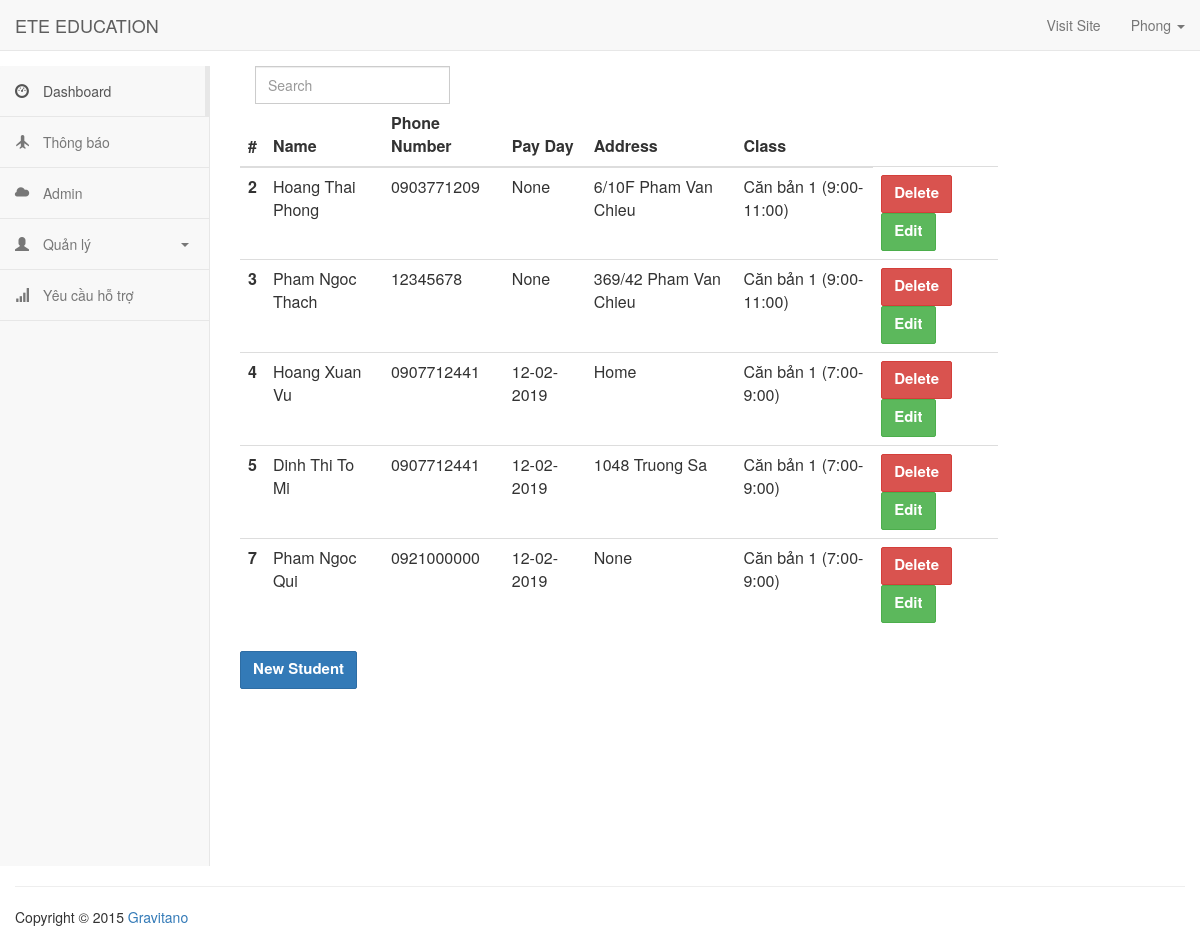
/admin/students (signed in), run on an earlier commit of the app's database.
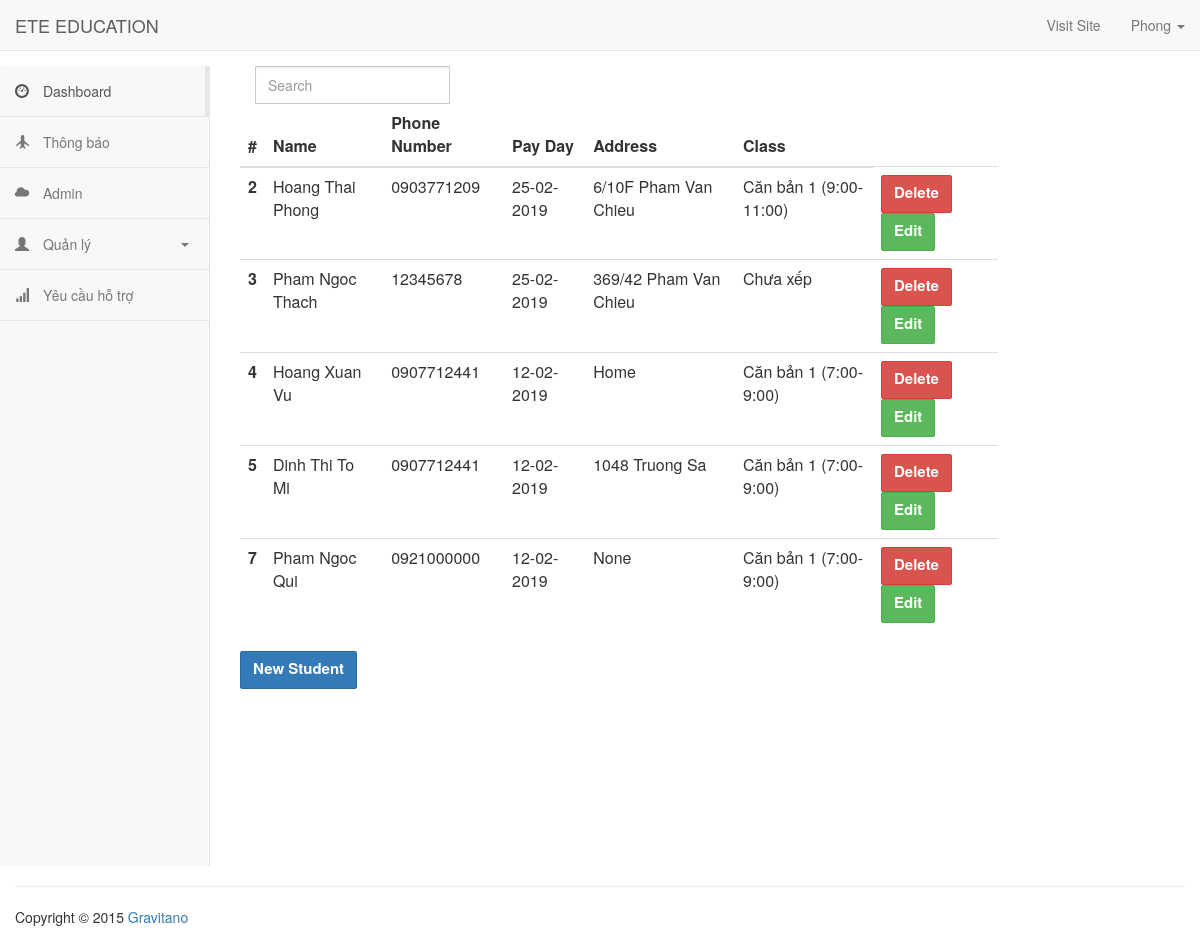
And on a later commit of the database.
### app/models.py (models this page shows, shortened)
class User(UserMixin, db.Model):
    __tablename__ = 'users'
    id = db.Column(db.Integer, primary_key=True)
    email = db.Column(db.String(64), unique=True, index=True)
    username = db.Column(db.String(64), unique=True, index=True)
    role_id = db.Column(db.Integer, db.ForeignKey('roles.id'))
    subject = db.relationship('Subject', backref='teacher', lazy='dynamic')
    password_hash = db.Column(db.String(128))
    posts = db.relationship('Post', backref='author', lazy='dynamic')
    @property
    def password(self):
        raise AttributeError('password is not a readable attribute')

class Student(db.Model):
    __tablename__ = 'students'
    id = db.Column(db.Integer, primary_key=True)
    name = db.Column(db.String(64))
    phone_number = db.Column(db.String(64))
    address = db.Column(db.String(128))
    subject_id = db.Column(db.Integer, db.ForeignKey('subjects.id'))
    attendances = db.relationship('Attendance', backref='student', lazy='dynamic')
    pay_day = db.Column(db.String(64))

class Subject(db.Model):
    __tablename__ = 'subjects'
    id = db.Column(db.Integer, primary_key=True)
    name = db.Column(db.String(64), unique=True)
    belong_to = db.Column(db.Integer, db.ForeignKey('users.id'))
    students = db.relationship('Student', backref='subject', lazy='dynamic')
    attendances = db.relationship('Attendance', backref='subject', lazy='dynamic')

### app/main/views.py (the view)
@main.route('/admin/students')
@login_required
def getStudents():
    students = Student.query.all()
    return render_template('admin/students.html', students=students)

### app/models.py (called while the page is built)
@login_manager.user_loader
def load_user(user_id):
    return User.query.get(int(user_id))

### app/templates/admin/students.html
{% extends 'admin/admin_base.html' %}
{% block content %}
<div class="col-md-10">
<div class="form-group">
    <div class="col-md-4">
    <div class="input-group">
      <input type="search" class="light-table-filter form-control" data-table="order-table" placeholder="Search">
    </div>
  </div>
</div>
<table class="order-table table">
  <thead class="thead-dark">
    <tr>
      <th scope="col">#</th>
      <th scope="col">Name</th>
      <th scope="col">Phone Number</th>
      <th scope="col">Pay Day</th>
      <th scope="col">Address</th>
      <th scope="col">Class</th>
    </tr>
  </thead>
  <tbody>
  {% for student in students %}
    <tr>
      <th scope="row">{{student.id}}</th>
      <td>{{student.name}}</td>
      <td>{{student.phone_number}}</td>
        <td>{{student.pay_day }}</td>
      <td>{{ student.address }}</td>
      <td>{{ student.subject.name }}</td>
      <td>
        <a class="btn btn-danger" href="{{ url_for('main.removeStudent', id=student.id) }}">Delete</a>
        <a class="btn btn-success" href="{{ url_for('main.editStudent', id=student.id) }}">Edit</a>
      </td>
    </tr>
  {% endfor %}
  </tbody>
</table>
  <a href="{{ url_for('main.studentAdd') }}" class="btn btn-primary">New Student</a>
</div>
{% endblock %}

### app/templates/admin/admin_base.html (shortened to what this page needs)
<html>
<head>
    <link rel="stylesheet" href="{{ url_for('static', filename='css/bootstrap.min.css') }}">
    <link rel="stylesheet" href="{{ url_for('static', filename='css/styles.css') }}">
    <link rel="stylesheet prefetch"
          href="http://cdnjs.cloudflare.com/ajax/libs/bootstrap-datepicker/1.3.0/css/datepicker.css">
</head>
<body>
<nav class="navbar navbar-default navbar-static-top">
    <div class="container-fluid">
        <div class="navbar-header">
            <a class="navbar-brand" href="#">
                ETE EDUCATION
            </a>
        </div>
        <div class="collapse navbar-collapse" id="bs-example-navbar-collapse-1">
            <ul class="nav navbar-nav navbar-right">
                <li><a href="http://www.pingpong-labs.com" target="_blank">Visit Site</a></li>
                <li class="dropdown ">
                    <a href="#" class="dropdown-toggle" data-toggle="dropdown" role="button" aria-expanded="false">
                        {% if current_user.is_authenticated %}
                        {{ current_user.username }}
                        {% else %}
                        Account
                        {% endif %}
                        <span class="caret"></span></a>
                </li>
            </ul>
        </div>
    </div>
</nav>
<div class="container-fluid main-container">
    <div class="col-md-2 sidebar">
        <div class="row">
            <div class="side-menu">
                <nav class="navbar navbar-default" role="navigation">
                    <div class="side-menu-container">
                        <ul class="nav navbar-nav">
                            <li class="active"><a href="#"><span class="glyphicon glyphicon-dashboard"></span> Dashboard</a>
                            </li>
                            <li><a href="{{ url_for('main.getPosts') }}"><span class="glyphicon glyphicon-plane"></span>
                                Thông báo </a></li>
                            <li><a href="#"><span class="glyphicon glyphicon-cloud"></span> Admin</a></li>
                            <li class="panel panel-default" id="dropdown">
                                <a data-toggle="collapse" href="#dropdown-lvl1">
                                    <span class="glyphicon glyphicon-user"></span> Quản lý <span class="caret"></span>
                                </a>
                            </li>
                            <li><a href="#"><span class="glyphicon glyphicon-signal"></span> Yêu cầu hỗ trợ</a></li>
                        </ul>
                    </div>
                </nav>
            </div>
        </div>
    </div>
    <div class="col-md-10">
        {% block content %}
        {% endblock %}
    </div>
    <footer class="pull-left footer">
        <p class="col-md-12">
        <hr class="divider">
        Copyright &COPY; 2015 <a href="http://www.pingpong-labs.com">Gravitano</a>
        </p>
    </footer>
</div>
</body>
</html>

### app/static/css/styles.css (style rules this page uses)
.form-control, .btn { min-height: 38px; border-radius: 2px; }
.btn { font-size: 15px; font-weight: bold; }
.sidebar { padding-left: 0; }
.main-container { background: #FFF; padding-top: 15px; margin-top: -20px; }
.footer { width: 100%; }
.side-menu { position: relative; width: 100%; height: 100%; background-color: #f8f8f8; border-right: 1px solid #e7e7e7; }
.side-menu .navbar { border: none; }
.side-menu .navbar-nav .active a { background-color: transparent; margin-right: -1px; border-right: 5px solid #e7e7e7; }
.side-menu .navbar-nav li { display: block; width: 100%; border-bottom: 1px solid #e7e7e7; }
.side-menu .navbar-nav li a { padding: 15px; }
.side-menu .navbar-nav li a .glyphicon { padding-right: 10px; }
.side-menu #dropdown { border: 0; margin-bottom: 0; border-radius: 0; background-color: transparent; box-shadow: none; }
.side-menu #dropdown .caret { float: right; margin: 9px 5px 0; }
.side-menu #dropdown > a { border-bottom: 1px solid #e7e7e7; }

What changed in the data, as far as the page shows it:
changed Student "Hoang Thai Phong": pay_day "None" → "25-02-2019"
changed Student "Pham Ngoc Thach": pay_day "None" → "25-02-2019"; subject.name "Căn bản 1 (9:00-11:00)" → "Chưa xếp"
